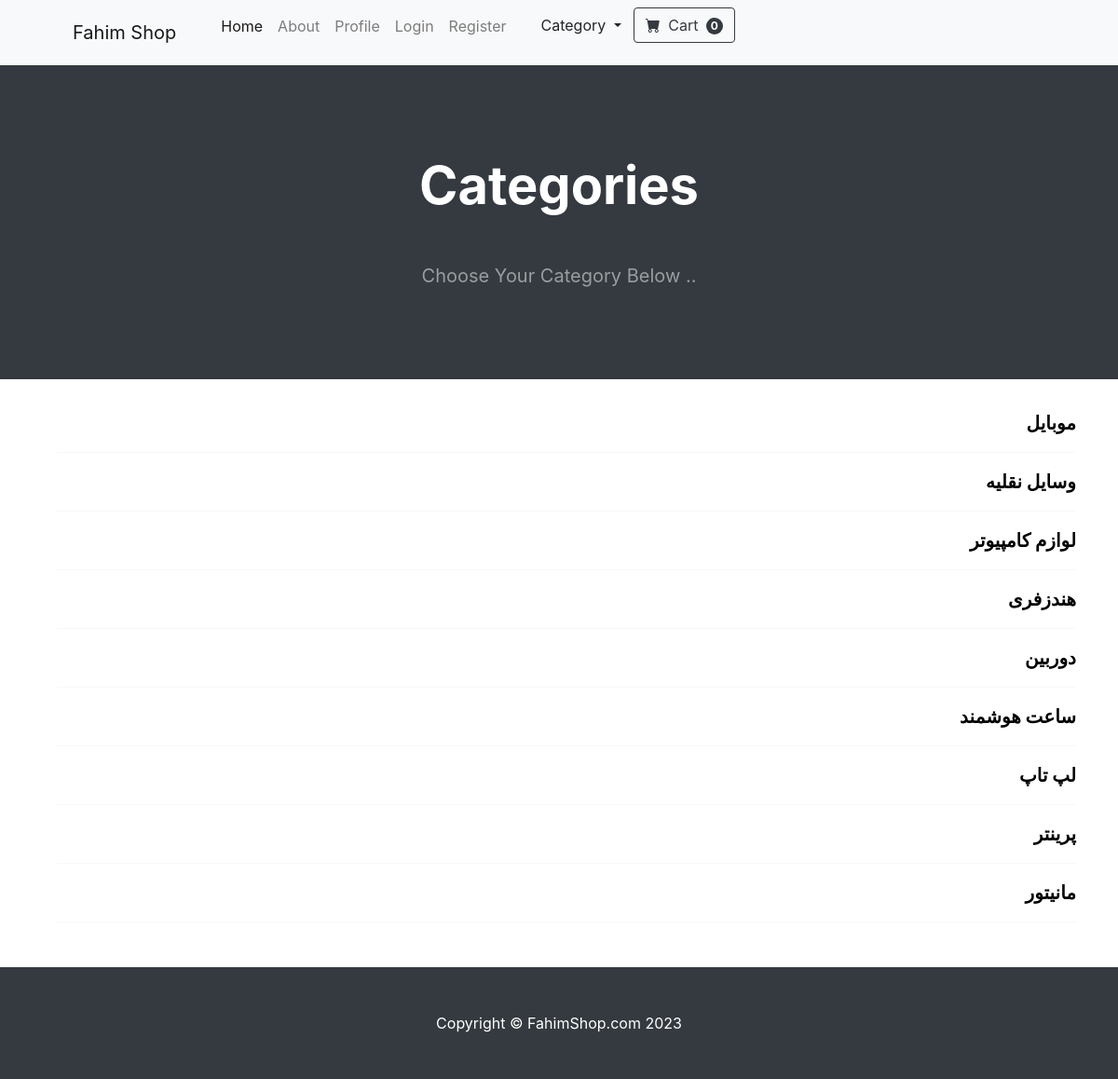
Screenshot of /Category_summary/ with the database file from the repository.
### Store/models.py (models this page shows, shortened)
class Category(models.Model):
    name = models.CharField(max_length=50)
    class Meta :
        verbose_name_plural = "Categorys"

### Store/views.py (the view)
# urls.py: path('Category_summary/' , views.Category_Summary , name='Category_Summary'),
def Category_Summary(request):
    Categories = Category.objects.all()
    return render(request=request, template_name='Category_Summary.html' , context={'Categories': Categories })

### Cart/Cart.py (called while the page is built)
    def __len__(self):
        return len(self.cart)

### Cart/Context_Processors.py (called while the page is built)
def cart(request):
    return {'cart' : Cart(request)}

### Store/templates/Category_Summary.html
{% extends 'base.html' %}
{% block content %}
        <header class="bg-dark py-5">
            <div class="container px-4 px-lg-5 my-5">
                <div class="text-center text-white">
                    <h1 class="display-4 fw-bolder">Categories</h1>
                    <p class="lead fw-normal text-white-50 mb-0 mt-5">Choose Your Category Below ..</p>
                </div>
            </div>
        </header>
<br/>
<div class="container " >
    <div class="text-right form-select-lg fw-bold " >
            {% for cat in Categories %}
                <a href="/Category/{{ cat.name }}" style="color: black; ">{{ cat.name }}</a>
            <hr/>
            {% endfor %}
    </div>
    </div>
<br/>
{% endblock %}

### rows the page displays
Category: name "موبایل"
Category: name "وسایل نقلیه"
Category: name "لوازم کامپیوتر"
Category: name "هندزفری"
Category: name "دوربین"
Category: name "ساعت هوشمند"
Category: name "لپ تاپ"
Category: name "پرینتر"
Category: name "مانیتور"

### other values shown
{{ cart|length }} "0"
